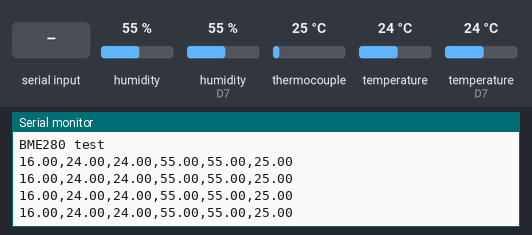
A sketch run on a simulated ESP8266 (NodeMCU). Parts: the last lines printed to the serial monitor. The inputs (shaded band) are chosen by the test bench; at power-on: thermocouple 25 °C, humidity 55 %, humidity (sensor on D7) 55 %, temperature 24 °C, temperature (sensor on D7) 24 °C.

Above: at 1.2 s.
1.3 s: thermocouple set to 150 °C
At 1.62 s:
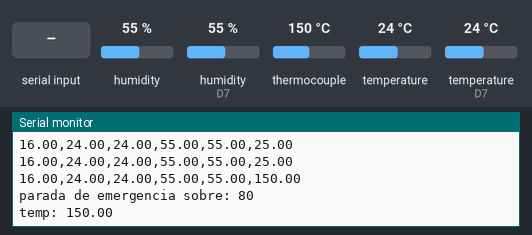
2.9 s: thermocouple set to 6 °C
At 3.14 s:
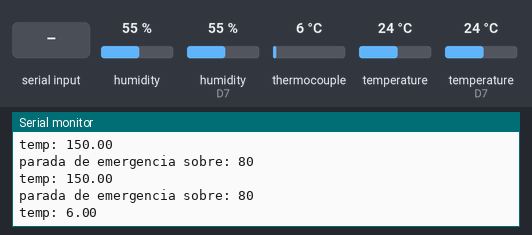
4.4 s: "90,45\n" received over the second serial link
At 4.57 s:
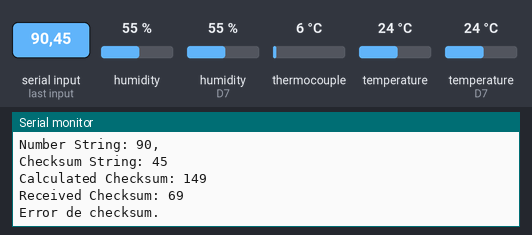
5.9 s: "0\n" received over the second serial link
At 6.02 s:
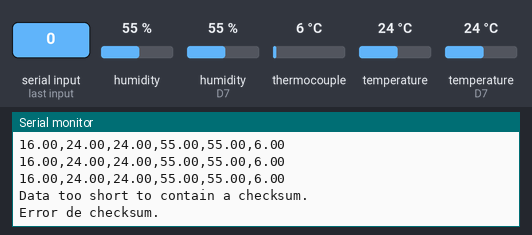
7.4 s: "200\n" received over the second serial link
8.9 s: humidity (sensor 0) set to 22 %
At 9.03 s:
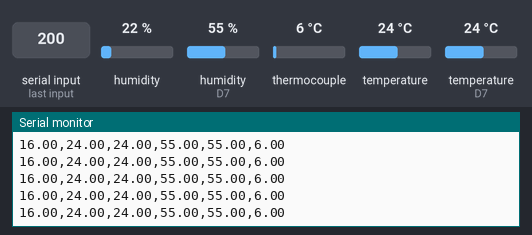
Timing chart, 0 to 11.4 s (numbered marks = the images above; inputs shaded):
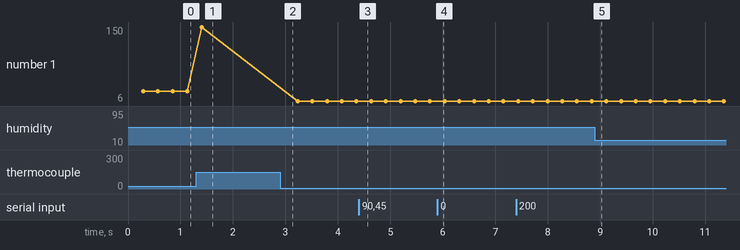

The sketch:

Calefactor_bmp_dht22_serialcheck_v3_original.ino
```cpp
#include <Wire.h>
#include <SPI.h>
#include <Adafruit_Sensor.h>
#include <Adafruit_BME280.h>
#include "MAX6675.h"
#include <DHT.h>
#include <DHT_U.h>
#include <Ticker.h>
#include <SoftwareSerial.h>
#define externo_TX D4                            //
#define externo_RX D3                            //D3
SoftwareSerial externo(externo_RX, externo_TX);  // RX, TX
const int restartInterval = 4 * 60 * 60 * 1000;  // 4 horas en milisegundos
Ticker ticker;

#define DHTPIN D7      // Digital pin connected to the DHT sensor D7 original
#define DHTTYPE DHT22  // DHT 22 (AM2302)
DHT_Unified dht(DHTPIN, DHTTYPE);
#define SEALEVELPRESSURE_HPA (1013.25)
#define relay D0
const int dataPin = D6;    //SO
const int clockPin = D5;   //SCK
const int selectPin = D8;  //CS D6 originalmente D8
String numberString;

MAX6675 thermoCouple(selectPin, dataPin, clockPin);
uint32_t start, stop;

Adafruit_BME280 bme;  // I2C

unsigned long delayTime;
float tempThermo;
float tempBMP;
float humBMP;
float dhttemp;
float dhthum;
float tempsens = 16;
int maxcontrol = 70;
int maxemergencia = maxcontrol + 10;
int minimo = 15;             //////////////////////////////////////////////////////////////////////////////////////////atencion!!
bool emergencyMode = false;  // Estado de emergencia, inicialmente falso
bool statusBME = true;
unsigned long lastFeedTime;
const unsigned long watchdogTimeout = 30000;  // 30 segundos

void setup() {
  // Reinicia y alimenta el watchdog
  ESP.wdtDisable();
  ESP.wdtEnable(watchdogTimeout);
  Serial.begin(115200);
  externo.begin(9600);
  SPI.begin();
  pinMode(relay, OUTPUT);
  thermoCouple.begin();
  thermoCouple.setSPIspeed(4000000);

  Serial.println(F("BME280 test"));
  if (!bme.begin(0x76)) {
    Serial.println(F("Could not find a valid BME280 sensor, check wiring!"));
    statusBME = false;
  }

  dht.begin();
  sensor_t sensor;
  dht.temperature().getSensor(&sensor);
  dht.humidity().getSensor(&sensor);
  ticker.attach(restartInterval, restartESP);
}

unsigned long lastTime = 0;          // Almacena la última vez que la función fue ejecutada
const unsigned long interval = 280;  // Intervalo de tiempo para ejecuciones repetidas (300 ms)

void loop() {
  // Alimenta el watchdog
  ESP.wdtFeed();
  lastFeedTime = millis();

  // Lee y verifica datos si están disponibles
  if (externo.available() > 0) {
    String receivedData = externo.readStringUntil('\n');
    if (verifyChecksum(receivedData)) {
      // Serial.println("Checksum correcto, datos recibidos: " + receivedData);
      float number = numberString.toFloat();
      // Dividir el número por 10
      tempsens = number / 10.0;
      //externo.print(String(tempsens) + ",");
      Serial.println(tempsens);
      printValues();

    } else {
      Serial.println("Error de checksum.");
    }
  }

  if (millis() - lastTime >= interval) {
    lastTime = millis();  // Actualiza el último tiempo registrado
    int status = thermoCouple.read();
    tempThermo = thermoCouple.getTemperature();
    if (!statusBME) {
      tempBMP = 999;
      humBMP = 999;
    } else {
      tempBMP = bme.readTemperature();
      humBMP = bme.readHumidity();
    }
    sensors_event_t event;
    dht.temperature().getEvent(&event);
    dhttemp = event.temperature;
    dht.humidity().getEvent(&event);
    dhthum = event.relative_humidity;
    printValues();
  }


  if (tempBMP < minimo or tempsens < minimo or dhttemp < minimo) {
    digitalWrite(relay, HIGH);
    // Serial.println("relay on");
  } else {
    digitalWrite(relay, LOW);
    //Serial.println("relay off");
  }

  // Código existente para manejar condiciones mínimas

  if (tempThermo >= maxcontrol || tempThermo == 0) {
    digitalWrite(relay, LOW);
    if (tempThermo >= maxemergencia) {  // Si la temperatura alcanza el límite crítico + 10
      emergencyMode = true;             // Activa el modo de emergencia
    }
  }

  // Bloquea el código si está en modo de emergencia y la temperatura no ha caído lo suficiente
  while (emergencyMode) {
    Serial.println("parada de emergencia sobre: " + String(maxemergencia));
    int status = thermoCouple.read();
    tempThermo = thermoCouple.getTemperature();  // Actualiza la temperatura en modo emergencia
    Serial.println("temp: " + String(tempThermo));
    externo.println(String(tempsens) + "," + String(dhttemp) + "," + String(tempBMP) + "," + String(dhthum) + "," + String(humBMP) + "," + String(tempThermo));
    //externo.println('e');
    if (tempThermo < maxemergencia) {  // Verifica si la temperatura ha caído 10 grados por debajo del máximo
      emergencyMode = false;           // Desactiva el modo de emergencia
    }
    delay(300);  // Retardo para reducir la frecuencia de las lecturas de temperatura
  }
}


void printValues() {
  Serial.println(String(tempsens) + "," + String(dhttemp) + "," + String(tempBMP) + "," + String(dhthum) + "," + String(humBMP) + "," + String(tempThermo));
  externo.println(String(tempsens) + "," + String(dhttemp) + "," + String(tempBMP) + "," + String(dhthum) + "," + String(humBMP) + "," + String(tempThermo));
  Serial.flush();
}

bool verifyChecksum(String data) {
  // Eliminar cualquier salto de línea o retorno de carro residual
  data.trim();

  if (data.length() < 3) {
    Serial.println("Data too short to contain a checksum.");
    return false;  // Asegura longitud mínima
  }

  // Extracción del número y del checksum
  numberString = data.substring(0, data.length() - 2);
  String checksumString = data.substring(data.length() - 2);

  // // Depuración: Imprime los componentes separados
  Serial.print("Number String: ");
  Serial.println(numberString);
  Serial.print("Checksum String: ");
  Serial.println(checksumString);

  // Cálculo del checksum
  int calculatedChecksum = 0;
  for (int i = 0; i < numberString.length(); i++) {
    calculatedChecksum += numberString[i];
  }
  calculatedChecksum %= 256;

  // Conversión del checksum recibido
  int receivedChecksum = strtol(checksumString.c_str(), NULL, 16);

  // // Depuración: Imprime los checksums calculados y recibidos
  Serial.print("Calculated Checksum: ");
  Serial.println(calculatedChecksum);
  Serial.print("Received Checksum: ");
  Serial.println(receivedChecksum);

  // Verificación del checksum
  return calculatedChecksum == receivedChecksum;
}
void restartESP() {
  Serial.println("Reiniciando ESP8266...");
  ESP.restart();
}
```

Measured:
- after the input at 1.3 s, the serial monitor: prints a new line after 0.11 s (image 1)
- after the input at 2.9 s, the serial monitor: prints a new line at once (image 2)
- after the input at 4.4 s, the serial monitor: prints a new line at once (image 3)
- after the input at 5.9 s, the serial monitor: prints a new line at once (image 4)
- plotted number 1: 25 → 150 after the input at 1.3 s, 150 → 6 after the input at 2.9 s
